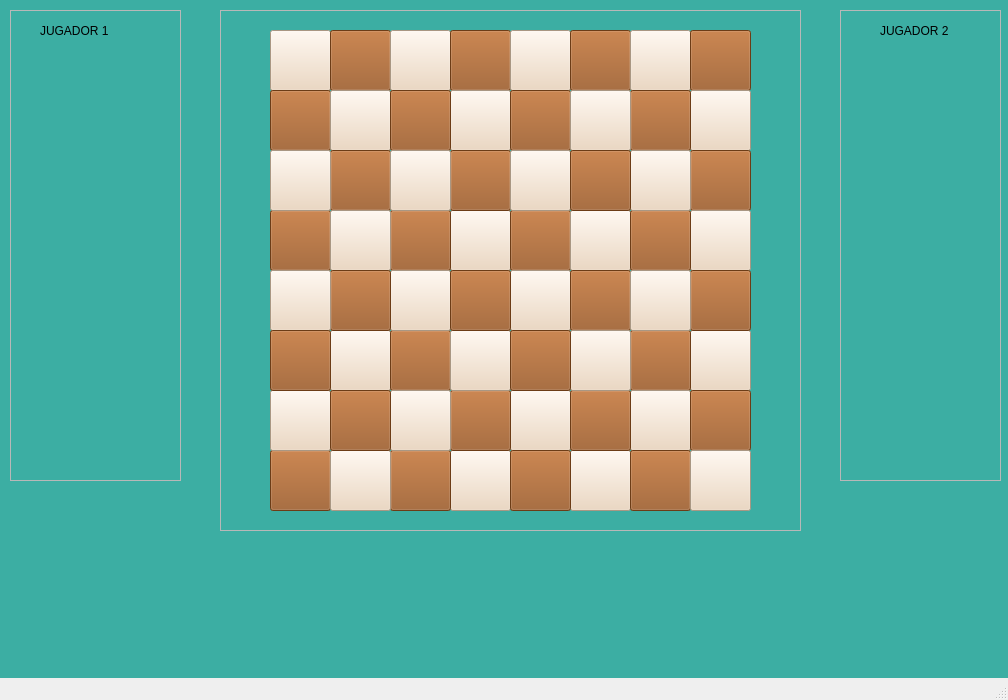
<?xml version="1.0" encoding="UTF-8"?>
<ui version="4.0">
 <class>MainWindow</class>
 <widget class="QMainWindow" name="MainWindow">
  <property name="geometry">
   <rect>
    <x>0</x>
    <y>0</y>
    <width>1008</width>
    <height>700</height>
   </rect>
  </property>
  <property name="windowTitle">
   <string>MainWindow</string>
  </property>
  <property name="styleSheet">
   <string notr="true">#centralwidget {
background-color: #3CAEA3;

}</string>
  </property>
  <widget class="QWidget" name="centralwidget">
   <widget class="QFrame" name="frame">
    <property name="geometry">
     <rect>
      <x>220</x>
      <y>10</y>
      <width>581</width>
      <height>521</height>
     </rect>
    </property>
    <property name="frameShape">
     <enum>QFrame::StyledPanel</enum>
    </property>
    <property name="frameShadow">
     <enum>QFrame::Raised</enum>
    </property>
    <widget class="QPushButton" name="tab11">
     <property name="geometry">
      <rect>
       <x>50</x>
       <y>20</y>
       <width>61</width>
       <height>61</height>
      </rect>
     </property>
     <property name="styleSheet">
      <string notr="true">background-color: rgb(236, 211, 184);</string>
     </property>
     <property name="text">
      <string/>
     </property>
    </widget>
    <widget class="QPushButton" name="tab12">
     <property name="geometry">
      <rect>
       <x>110</x>
       <y>20</y>
       <width>61</width>
       <height>61</height>
      </rect>
     </property>
     <property name="styleSheet">
      <string notr="true">background-color: rgb(151, 84, 31);</string>
     </property>
     <property name="text">
      <string/>
     </property>
    </widget>
    <widget class="QPushButton" name="tab13">
     <property name="geometry">
      <rect>
       <x>170</x>
       <y>20</y>
       <width>61</width>
       <height>61</height>
      </rect>
     </property>
     <property name="styleSheet">
      <string notr="true">background-color: rgb(236, 211, 184);</string>
     </property>
     <property name="text">
      <string/>
     </property>
    </widget>
    <widget class="QPushButton" name="tab14">
     <property name="geometry">
      <rect>
       <x>230</x>
       <y>20</y>
       <width>61</width>
       <height>61</height>
      </rect>
     </property>
     <property name="styleSheet">
      <string notr="true">background-color: rgb(151, 84, 31);</string>
     </property>
     <property name="text">
      <string/>
     </property>
    </widget>
    <widget class="QPushButton" name="tab15">
     <property name="geometry">
      <rect>
       <x>290</x>
       <y>20</y>
       <width>61</width>
       <height>61</height>
      </rect>
     </property>
     <property name="styleSheet">
      <string notr="true">background-color: rgb(236, 211, 184);</string>
     </property>
     <property name="text">
      <string/>
     </property>
    </widget>
    <widget class="QPushButton" name="tab16">
     <property name="geometry">
      <rect>
       <x>350</x>
       <y>20</y>
       <width>61</width>
       <height>61</height>
      </rect>
     </property>
     <property name="styleSheet">
      <string notr="true">background-color: rgb(151, 84, 31);</string>
     </property>
     <property name="text">
      <string/>
     </property>
    </widget>
    <widget class="QPushButton" name="tab17">
     <property name="geometry">
      <rect>
       <x>410</x>
       <y>20</y>
       <width>61</width>
       <height>61</height>
      </rect>
     </property>
     <property name="styleSheet">
      <string notr="true">background-color: rgb(236, 211, 184);</string>
     </property>
     <property name="text">
      <string/>
     </property>
    </widget>
    <widget class="QPushButton" name="tab18">
     <property name="geometry">
      <rect>
       <x>470</x>
       <y>20</y>
       <width>61</width>
       <height>61</height>
      </rect>
     </property>
     <property name="styleSheet">
      <string notr="true">background-color: rgb(151, 84, 31);</string>
     </property>
     <property name="text">
      <string/>
     </property>
    </widget>
    <widget class="QPushButton" name="tab21">
     <property name="geometry">
      <rect>
       <x>50</x>
       <y>80</y>
       <width>61</width>
       <height>61</height>
      </rect>
     </property>
     <property name="styleSheet">
      <string notr="true">background-color: rgb(151, 84, 31);</string>
     </property>
     <property name="text">
      <string/>
     </property>
    </widget>
    <widget class="QPushButton" name="tab28">
     <property name="geometry">
      <rect>
       <x>470</x>
       <y>80</y>
       <width>61</width>
       <height>61</height>
      </rect>
     </property>
     <property name="styleSheet">
      <string notr="true">background-color: rgb(236, 211, 184);</string>
     </property>
     <property name="text">
      <string/>
     </property>
    </widget>
    <widget class="QPushButton" name="tab24">
     <property name="geometry">
      <rect>
       <x>230</x>
       <y>80</y>
       <width>61</width>
       <height>61</height>
      </rect>
     </property>
     <property name="styleSheet">
      <string notr="true">background-color: rgb(236, 211, 184);</string>
     </property>
     <property name="text">
      <string/>
     </property>
    </widget>
    <widget class="QPushButton" name="tab22">
     <property name="geometry">
      <rect>
       <x>110</x>
       <y>80</y>
       <width>61</width>
       <height>61</height>
      </rect>
     </property>
     <property name="styleSheet">
      <string notr="true">background-color: rgb(236, 211, 184);</string>
     </property>
     <property name="text">
      <string/>
     </property>
    </widget>
    <widget class="QPushButton" name="tab25">
     <property name="geometry">
      <rect>
       <x>290</x>
       <y>80</y>
       <width>61</width>
       <height>61</height>
      </rect>
     </property>
     <property name="styleSheet">
      <string notr="true">background-color: rgb(151, 84, 31);</string>
     </property>
     <property name="text">
      <string/>
     </property>
    </widget>
    <widget class="QPushButton" name="tab23">
     <property name="geometry">
      <rect>
       <x>170</x>
       <y>80</y>
       <width>61</width>
       <height>61</height>
      </rect>
     </property>
     <property name="styleSheet">
      <string notr="true">background-color: rgb(151, 84, 31);</string>
     </property>
     <property name="text">
      <string/>
     </property>
    </widget>
    <widget class="QPushButton" name="tab27">
     <property name="geometry">
      <rect>
       <x>410</x>
       <y>80</y>
       <width>61</width>
       <height>61</height>
      </rect>
     </property>
     <property name="styleSheet">
      <string notr="true">background-color: rgb(151, 84, 31);</string>
     </property>
     <property name="text">
      <string/>
     </property>
    </widget>
    <widget class="QPushButton" name="tab26">
     <property name="geometry">
      <rect>
       <x>350</x>
       <y>80</y>
       <width>61</width>
       <height>61</height>
      </rect>
     </property>
     <property name="styleSheet">
      <string notr="true">background-color: rgb(236, 211, 184);</string>
     </property>
     <property name="text">
      <string/>
     </property>
    </widget>
    <widget class="QPushButton" name="tab38">
     <property name="geometry">
      <rect>
       <x>470</x>
       <y>140</y>
       <width>61</width>
       <height>61</height>
      </rect>
     </property>
     <property name="styleSheet">
      <string notr="true">background-color: rgb(151, 84, 31);</string>
     </property>
     <property name="text">
      <string/>
     </property>
    </widget>
    <widget class="QPushButton" name="tab44">
     <property name="geometry">
      <rect>
       <x>230</x>
       <y>200</y>
       <width>61</width>
       <height>61</height>
      </rect>
     </property>
     <property name="styleSheet">
      <string notr="true">background-color: rgb(236, 211, 184);</string>
     </property>
     <property name="text">
      <string/>
     </property>
    </widget>
    <widget class="QPushButton" name="tab43">
     <property name="geometry">
      <rect>
       <x>170</x>
       <y>200</y>
       <width>61</width>
       <height>61</height>
      </rect>
     </property>
     <property name="styleSheet">
      <string notr="true">background-color: rgb(151, 84, 31);</string>
     </property>
     <property name="text">
      <string/>
     </property>
    </widget>
    <widget class="QPushButton" name="tab41">
     <property name="geometry">
      <rect>
       <x>50</x>
       <y>200</y>
       <width>61</width>
       <height>61</height>
      </rect>
     </property>
     <property name="styleSheet">
      <string notr="true">background-color: rgb(151, 84, 31);</string>
     </property>
     <property name="text">
      <string/>
     </property>
    </widget>
    <widget class="QPushButton" name="tab45">
     <property name="geometry">
      <rect>
       <x>290</x>
       <y>200</y>
       <width>61</width>
       <height>61</height>
      </rect>
     </property>
     <property name="styleSheet">
      <string notr="true">background-color: rgb(151, 84, 31);</string>
     </property>
     <property name="text">
      <string/>
     </property>
    </widget>
    <widget class="QPushButton" name="tab34">
     <property name="geometry">
      <rect>
       <x>230</x>
       <y>140</y>
       <width>61</width>
       <height>61</height>
      </rect>
     </property>
     <property name="styleSheet">
      <string notr="true">background-color: rgb(151, 84, 31);</string>
     </property>
     <property name="text">
      <string/>
     </property>
    </widget>
    <widget class="QPushButton" name="tab48">
     <property name="geometry">
      <rect>
       <x>470</x>
       <y>200</y>
       <width>61</width>
       <height>61</height>
      </rect>
     </property>
     <property name="styleSheet">
      <string notr="true">background-color: rgb(236, 211, 184);</string>
     </property>
     <property name="text">
      <string/>
     </property>
    </widget>
    <widget class="QPushButton" name="tab32">
     <property name="geometry">
      <rect>
       <x>110</x>
       <y>140</y>
       <width>61</width>
       <height>61</height>
      </rect>
     </property>
     <property name="styleSheet">
      <string notr="true">background-color: rgb(151, 84, 31);</string>
     </property>
     <property name="text">
      <string/>
     </property>
    </widget>
    <widget class="QPushButton" name="tab46">
     <property name="geometry">
      <rect>
       <x>350</x>
       <y>200</y>
       <width>61</width>
       <height>61</height>
      </rect>
     </property>
     <property name="styleSheet">
      <string notr="true">background-color: rgb(236, 211, 184);</string>
     </property>
     <property name="text">
      <string/>
     </property>
    </widget>
    <widget class="QPushButton" name="tab35">
     <property name="geometry">
      <rect>
       <x>290</x>
       <y>140</y>
       <width>61</width>
       <height>61</height>
      </rect>
     </property>
     <property name="styleSheet">
      <string notr="true">background-color: rgb(236, 211, 184);</string>
     </property>
     <property name="text">
      <string/>
     </property>
    </widget>
    <widget class="QPushButton" name="tab47">
     <property name="geometry">
      <rect>
       <x>410</x>
       <y>200</y>
       <width>61</width>
       <height>61</height>
      </rect>
     </property>
     <property name="styleSheet">
      <string notr="true">background-color: rgb(151, 84, 31);</string>
     </property>
     <property name="text">
      <string/>
     </property>
    </widget>
    <widget class="QPushButton" name="tab31">
     <property name="geometry">
      <rect>
       <x>50</x>
       <y>140</y>
       <width>61</width>
       <height>61</height>
      </rect>
     </property>
     <property name="styleSheet">
      <string notr="true">background-color: rgb(236, 211, 184);</string>
     </property>
     <property name="text">
      <string/>
     </property>
    </widget>
    <widget class="QPushButton" name="tab33">
     <property name="geometry">
      <rect>
       <x>170</x>
       <y>140</y>
       <width>61</width>
       <height>61</height>
      </rect>
     </property>
     <property name="styleSheet">
      <string notr="true">background-color: rgb(236, 211, 184);</string>
     </property>
     <property name="text">
      <string/>
     </property>
    </widget>
    <widget class="QPushButton" name="tab42">
     <property name="geometry">
      <rect>
       <x>110</x>
       <y>200</y>
       <width>61</width>
       <height>61</height>
      </rect>
     </property>
     <property name="styleSheet">
      <string notr="true">background-color: rgb(236, 211, 184);</string>
     </property>
     <property name="text">
      <string/>
     </property>
    </widget>
    <widget class="QPushButton" name="tab37">
     <property name="geometry">
      <rect>
       <x>410</x>
       <y>140</y>
       <width>61</width>
       <height>61</height>
      </rect>
     </property>
     <property name="styleSheet">
      <string notr="true">background-color: rgb(236, 211, 184);</string>
     </property>
     <property name="text">
      <string/>
     </property>
    </widget>
    <widget class="QPushButton" name="tab36">
     <property name="geometry">
      <rect>
       <x>350</x>
       <y>140</y>
       <width>61</width>
       <height>61</height>
      </rect>
     </property>
     <property name="styleSheet">
      <string notr="true">background-color: rgb(151, 84, 31);</string>
     </property>
     <property name="text">
      <string/>
     </property>
    </widget>
    <widget class="QPushButton" name="tab81">
     <property name="geometry">
      <rect>
       <x>50</x>
       <y>440</y>
       <width>61</width>
       <height>61</height>
      </rect>
     </property>
     <property name="styleSheet">
      <string notr="true">background-color: rgb(151, 84, 31);</string>
     </property>
     <property name="text">
      <string/>
     </property>
    </widget>
    <widget class="QPushButton" name="tab68">
     <property name="geometry">
      <rect>
       <x>470</x>
       <y>320</y>
       <width>61</width>
       <height>61</height>
      </rect>
     </property>
     <property name="styleSheet">
      <string notr="true">background-color: rgb(236, 211, 184);</string>
     </property>
     <property name="text">
      <string/>
     </property>
    </widget>
    <widget class="QPushButton" name="tab75">
     <property name="geometry">
      <rect>
       <x>290</x>
       <y>380</y>
       <width>61</width>
       <height>61</height>
      </rect>
     </property>
     <property name="styleSheet">
      <string notr="true">background-color: rgb(236, 211, 184);</string>
     </property>
     <property name="text">
      <string/>
     </property>
    </widget>
    <widget class="QPushButton" name="tab84">
     <property name="geometry">
      <rect>
       <x>230</x>
       <y>440</y>
       <width>61</width>
       <height>61</height>
      </rect>
     </property>
     <property name="styleSheet">
      <string notr="true">background-color: rgb(236, 211, 184);</string>
     </property>
     <property name="text">
      <string/>
     </property>
    </widget>
    <widget class="QPushButton" name="tab83">
     <property name="geometry">
      <rect>
       <x>170</x>
       <y>440</y>
       <width>61</width>
       <height>61</height>
      </rect>
     </property>
     <property name="styleSheet">
      <string notr="true">background-color: rgb(151, 84, 31);
</string>
     </property>
     <property name="text">
      <string/>
     </property>
    </widget>
    <widget class="QPushButton" name="tab71">
     <property name="geometry">
      <rect>
       <x>50</x>
       <y>380</y>
       <width>61</width>
       <height>61</height>
      </rect>
     </property>
     <property name="styleSheet">
      <string notr="true">background-color: rgb(236, 211, 184);
</string>
     </property>
     <property name="text">
      <string/>
     </property>
    </widget>
    <widget class="QPushButton" name="tab67">
     <property name="geometry">
      <rect>
       <x>410</x>
       <y>320</y>
       <width>61</width>
       <height>61</height>
      </rect>
     </property>
     <property name="styleSheet">
      <string notr="true">background-color: rgb(151, 84, 31);</string>
     </property>
     <property name="text">
      <string/>
     </property>
    </widget>
    <widget class="QPushButton" name="tab82">
     <property name="geometry">
      <rect>
       <x>110</x>
       <y>440</y>
       <width>61</width>
       <height>61</height>
      </rect>
     </property>
     <property name="styleSheet">
      <string notr="true">background-color: rgb(236, 211, 184);
</string>
     </property>
     <property name="text">
      <string/>
     </property>
    </widget>
    <widget class="QPushButton" name="tab86">
     <property name="geometry">
      <rect>
       <x>350</x>
       <y>440</y>
       <width>61</width>
       <height>61</height>
      </rect>
     </property>
     <property name="styleSheet">
      <string notr="true">background-color: rgb(236, 211, 184);</string>
     </property>
     <property name="text">
      <string/>
     </property>
    </widget>
    <widget class="QPushButton" name="tab77">
     <property name="geometry">
      <rect>
       <x>410</x>
       <y>380</y>
       <width>61</width>
       <height>61</height>
      </rect>
     </property>
     <property name="styleSheet">
      <string notr="true">background-color: rgb(236, 211, 184);</string>
     </property>
     <property name="text">
      <string/>
     </property>
    </widget>
    <widget class="QPushButton" name="tab87">
     <property name="geometry">
      <rect>
       <x>410</x>
       <y>440</y>
       <width>61</width>
       <height>61</height>
      </rect>
     </property>
     <property name="styleSheet">
      <string notr="true">background-color: rgb(151, 84, 31);</string>
     </property>
     <property name="text">
      <string/>
     </property>
    </widget>
    <widget class="QPushButton" name="tab62">
     <property name="geometry">
      <rect>
       <x>110</x>
       <y>320</y>
       <width>61</width>
       <height>61</height>
      </rect>
     </property>
     <property name="styleSheet">
      <string notr="true">background-color: rgb(236, 211, 184);</string>
     </property>
     <property name="text">
      <string/>
     </property>
    </widget>
    <widget class="QPushButton" name="tab76">
     <property name="geometry">
      <rect>
       <x>350</x>
       <y>380</y>
       <width>61</width>
       <height>61</height>
      </rect>
     </property>
     <property name="styleSheet">
      <string notr="true">background-color: rgb(151, 84, 31);</string>
     </property>
     <property name="text">
      <string/>
     </property>
    </widget>
    <widget class="QPushButton" name="tab55">
     <property name="geometry">
      <rect>
       <x>290</x>
       <y>260</y>
       <width>61</width>
       <height>61</height>
      </rect>
     </property>
     <property name="styleSheet">
      <string notr="true">background-color: rgb(236, 211, 184);</string>
     </property>
     <property name="text">
      <string/>
     </property>
    </widget>
    <widget class="QPushButton" name="tab56">
     <property name="geometry">
      <rect>
       <x>350</x>
       <y>260</y>
       <width>61</width>
       <height>61</height>
      </rect>
     </property>
     <property name="styleSheet">
      <string notr="true">background-color: rgb(151, 84, 31);</string>
     </property>
     <property name="text">
      <string/>
     </property>
    </widget>
    <widget class="QPushButton" name="tab63">
     <property name="geometry">
      <rect>
       <x>170</x>
       <y>320</y>
       <width>61</width>
       <height>61</height>
      </rect>
     </property>
     <property name="styleSheet">
      <string notr="true">background-color: rgb(151, 84, 31);</string>
     </property>
     <property name="text">
      <string/>
     </property>
    </widget>
    <widget class="QPushButton" name="tab85">
     <property name="geometry">
      <rect>
       <x>290</x>
       <y>440</y>
       <width>61</width>
       <height>61</height>
      </rect>
     </property>
     <property name="styleSheet">
      <string notr="true">background-color: rgb(151, 84, 31);</string>
     </property>
     <property name="text">
      <string/>
     </property>
    </widget>
    <widget class="QPushButton" name="tab78">
     <property name="geometry">
      <rect>
       <x>470</x>
       <y>380</y>
       <width>61</width>
       <height>61</height>
      </rect>
     </property>
     <property name="styleSheet">
      <string notr="true">background-color: rgb(151, 84, 31);</string>
     </property>
     <property name="text">
      <string/>
     </property>
    </widget>
    <widget class="QPushButton" name="tab53">
     <property name="geometry">
      <rect>
       <x>170</x>
       <y>260</y>
       <width>61</width>
       <height>61</height>
      </rect>
     </property>
     <property name="styleSheet">
      <string notr="true">background-color: rgb(236, 211, 184);</string>
     </property>
     <property name="text">
      <string/>
     </property>
    </widget>
    <widget class="QPushButton" name="tab74">
     <property name="geometry">
      <rect>
       <x>230</x>
       <y>380</y>
       <width>61</width>
       <height>61</height>
      </rect>
     </property>
     <property name="styleSheet">
      <string notr="true">background-color: rgb(151, 84, 31);</string>
     </property>
     <property name="text">
      <string/>
     </property>
    </widget>
    <widget class="QPushButton" name="tab58">
     <property name="geometry">
      <rect>
       <x>470</x>
       <y>260</y>
       <width>61</width>
       <height>61</height>
      </rect>
     </property>
     <property name="styleSheet">
      <string notr="true">background-color: rgb(151, 84, 31);</string>
     </property>
     <property name="text">
      <string/>
     </property>
    </widget>
    <widget class="QPushButton" name="tab73">
     <property name="geometry">
      <rect>
       <x>170</x>
       <y>380</y>
       <width>61</width>
       <height>61</height>
      </rect>
     </property>
     <property name="styleSheet">
      <string notr="true">background-color: rgb(236, 211, 184);</string>
     </property>
     <property name="text">
      <string/>
     </property>
    </widget>
    <widget class="QPushButton" name="tab52">
     <property name="geometry">
      <rect>
       <x>110</x>
       <y>260</y>
       <width>61</width>
       <height>61</height>
      </rect>
     </property>
     <property name="styleSheet">
      <string notr="true">background-color: rgb(151, 84, 31);</string>
     </property>
     <property name="text">
      <string/>
     </property>
    </widget>
    <widget class="QPushButton" name="tab57">
     <property name="geometry">
      <rect>
       <x>410</x>
       <y>260</y>
       <width>61</width>
       <height>61</height>
      </rect>
     </property>
     <property name="styleSheet">
      <string notr="true">background-color: rgb(236, 211, 184);</string>
     </property>
     <property name="text">
      <string/>
     </property>
    </widget>
    <widget class="QPushButton" name="tab66">
     <property name="geometry">
      <rect>
       <x>350</x>
       <y>320</y>
       <width>61</width>
       <height>61</height>
      </rect>
     </property>
     <property name="styleSheet">
      <string notr="true">background-color: rgb(236, 211, 184);</string>
     </property>
     <property name="text">
      <string/>
     </property>
    </widget>
    <widget class="QPushButton" name="tab72">
     <property name="geometry">
      <rect>
       <x>110</x>
       <y>380</y>
       <width>61</width>
       <height>61</height>
      </rect>
     </property>
     <property name="styleSheet">
      <string notr="true">background-color: rgb(151, 84, 31);</string>
     </property>
     <property name="text">
      <string/>
     </property>
    </widget>
    <widget class="QPushButton" name="tab51">
     <property name="geometry">
      <rect>
       <x>50</x>
       <y>260</y>
       <width>61</width>
       <height>61</height>
      </rect>
     </property>
     <property name="styleSheet">
      <string notr="true">background-color: rgb(236, 211, 184);</string>
     </property>
     <property name="text">
      <string/>
     </property>
    </widget>
    <widget class="QPushButton" name="tab61">
     <property name="geometry">
      <rect>
       <x>50</x>
       <y>320</y>
       <width>61</width>
       <height>61</height>
      </rect>
     </property>
     <property name="styleSheet">
      <string notr="true">background-color: rgb(151, 84, 31);</string>
     </property>
     <property name="text">
      <string/>
     </property>
    </widget>
    <widget class="QPushButton" name="tab64">
     <property name="geometry">
      <rect>
       <x>230</x>
       <y>320</y>
       <width>61</width>
       <height>61</height>
      </rect>
     </property>
     <property name="styleSheet">
      <string notr="true">background-color: rgb(236, 211, 184);</string>
     </property>
     <property name="text">
      <string/>
     </property>
    </widget>
    <widget class="QPushButton" name="tab65">
     <property name="geometry">
      <rect>
       <x>290</x>
       <y>320</y>
       <width>61</width>
       <height>61</height>
      </rect>
     </property>
     <property name="styleSheet">
      <string notr="true">background-color: rgb(151, 84, 31);</string>
     </property>
     <property name="text">
      <string/>
     </property>
    </widget>
    <widget class="QPushButton" name="tab88">
     <property name="geometry">
      <rect>
       <x>470</x>
       <y>440</y>
       <width>61</width>
       <height>61</height>
      </rect>
     </property>
     <property name="styleSheet">
      <string notr="true">background-color: rgb(236, 211, 184);</string>
     </property>
     <property name="text">
      <string/>
     </property>
    </widget>
    <widget class="QPushButton" name="tab54">
     <property name="geometry">
      <rect>
       <x>230</x>
       <y>260</y>
       <width>61</width>
       <height>61</height>
      </rect>
     </property>
     <property name="styleSheet">
      <string notr="true">background-color: rgb(151, 84, 31);</string>
     </property>
     <property name="text">
      <string/>
     </property>
    </widget>
   </widget>
   <widget class="QFrame" name="frame_2">
    <property name="geometry">
     <rect>
      <x>10</x>
      <y>10</y>
      <width>171</width>
      <height>471</height>
     </rect>
    </property>
    <property name="frameShape">
     <enum>QFrame::StyledPanel</enum>
    </property>
    <property name="frameShadow">
     <enum>QFrame::Raised</enum>
    </property>
    <widget class="QLabel" name="label">
     <property name="geometry">
      <rect>
       <x>30</x>
       <y>10</y>
       <width>101</width>
       <height>21</height>
      </rect>
     </property>
     <property name="styleSheet">
      <string notr="true">font: 75 11pt &quot;MS Shell Dlg 2&quot;;</string>
     </property>
     <property name="text">
      <string>JUGADOR 1</string>
     </property>
    </widget>
   </widget>
   <widget class="QFrame" name="frame_3">
    <property name="geometry">
     <rect>
      <x>840</x>
      <y>10</y>
      <width>161</width>
      <height>471</height>
     </rect>
    </property>
    <property name="frameShape">
     <enum>QFrame::StyledPanel</enum>
    </property>
    <property name="frameShadow">
     <enum>QFrame::Raised</enum>
    </property>
    <widget class="QLabel" name="label_2">
     <property name="geometry">
      <rect>
       <x>40</x>
       <y>10</y>
       <width>101</width>
       <height>21</height>
      </rect>
     </property>
     <property name="styleSheet">
      <string notr="true">font: 75 11pt &quot;MS Shell Dlg 2&quot;;</string>
     </property>
     <property name="text">
      <string>JUGADOR 2</string>
     </property>
    </widget>
   </widget>
  </widget>
  <widget class="QMenuBar" name="menubar">
   <property name="geometry">
    <rect>
     <x>0</x>
     <y>0</y>
     <width>1008</width>
     <height>20</height>
    </rect>
   </property>
  </widget>
  <widget class="QStatusBar" name="statusbar"/>
 </widget>
 <resources/>
 <connections/>
</ui>
